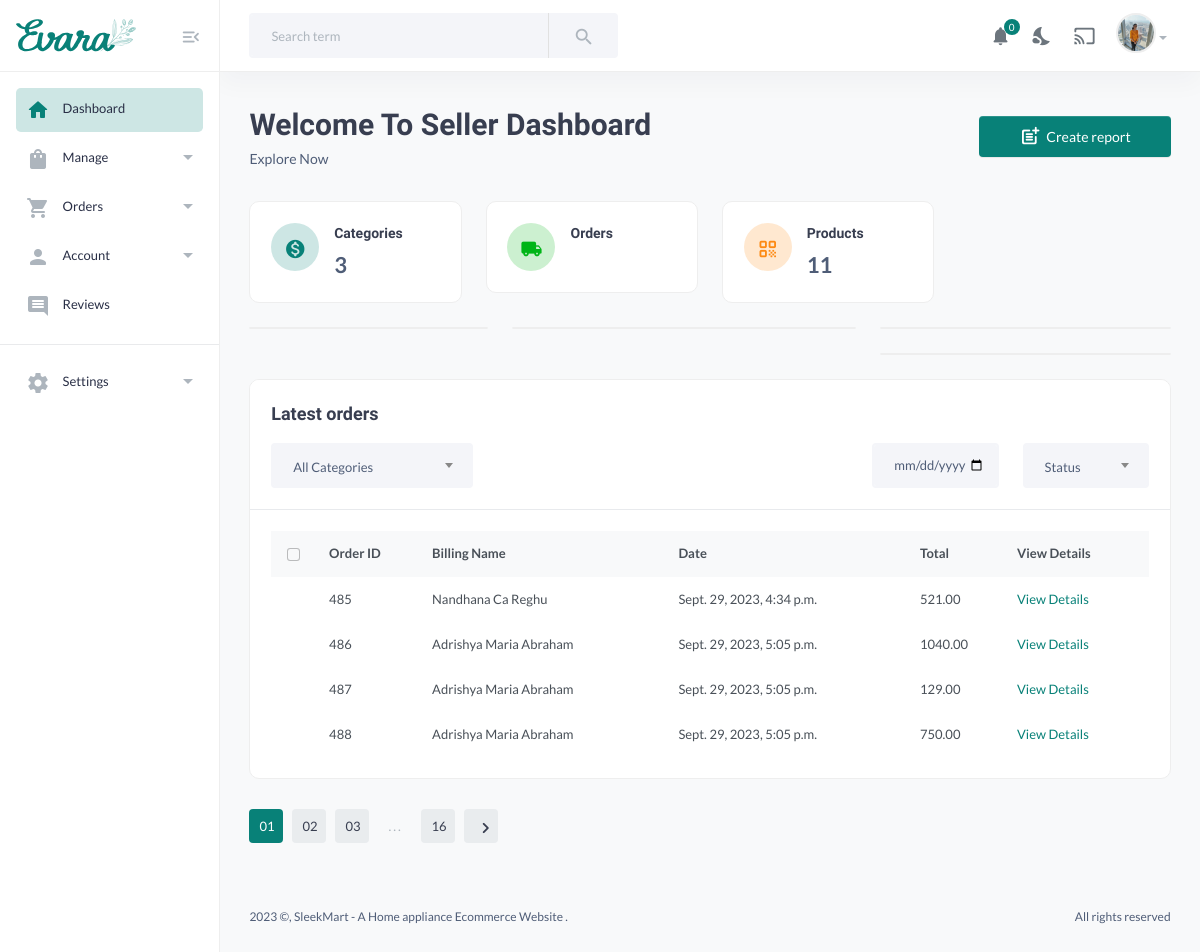
Before: /sellerindex (signed in) with the older database file.
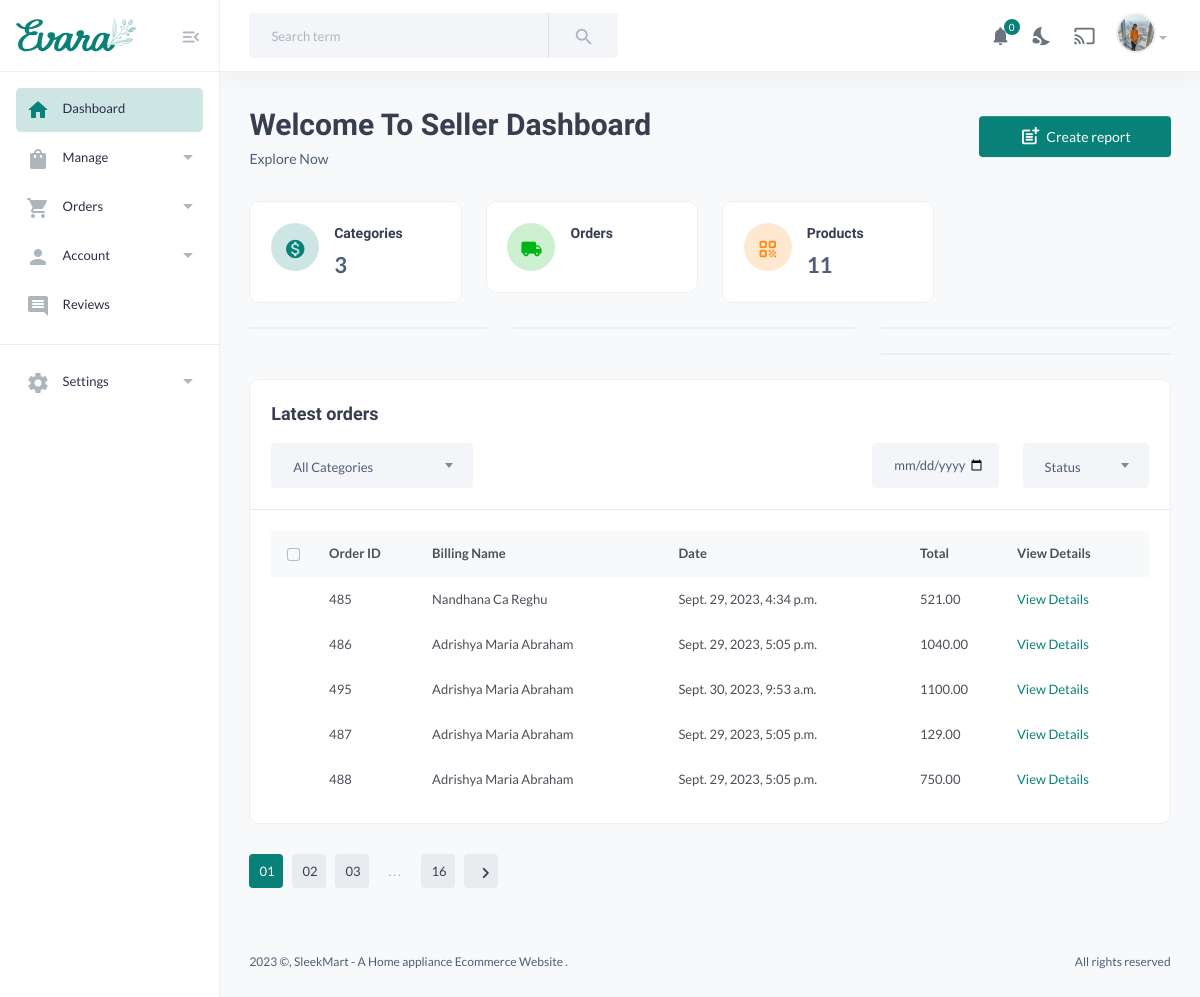
After: the same page with the newer database file.
### dashboard/models.py (models this page shows, shortened)
class OrderItem(models.Model):
    order = models.ForeignKey(Order, on_delete=models.CASCADE, default=1)
    product = models.ForeignKey(Product, on_delete=models.CASCADE, default=1)
    seller = models.ForeignKey(Seller, on_delete=models.CASCADE, default=1)  # Assuming the seller is also a User
    quantity = models.PositiveIntegerField()
    price = models.DecimalField(max_digits=10, decimal_places=2, default=1)
    total_price = models.DecimalField(max_digits=10, decimal_places=2, default=1)

class Order(models.Model):
    class PaymentStatusChoices(models.TextChoices):
        PENDING = 'pending', 'Pending'
        SUCCESSFUL = 'successful', 'Successful'
        FAILED = 'failed', 'Failed'
    user = models.ForeignKey(CustomUser, on_delete=models.CASCADE, default=1)
    products = models.ManyToManyField(Product)  # Assuming you have a Product model
    total_price = models.DecimalField(max_digits=10, decimal_places=2, default=1)
    order_date = models.DateTimeField(auto_now_add=True)
    razorpay_order_id = models.CharField(max_length=255, default=1)
    payment_status = models.CharField(max_length=20, choices=PaymentStatusChoices.choices, default=PaymentStatusChoices.PENDING)

class CustomUser(AbstractBaseUser, PermissionsMixin):
    USER_ROLES = (
        ('customer', 'Customer'),
        ('seller', 'Seller'),
        ('admin', 'Admin'),
        ('delivery_agent', 'Delivery Agent'),
    )
    email = models.EmailField(unique=True)
    name = models.CharField(max_length=100,null=True, blank=True)
    mobile = models.CharField(max_length=15, blank=True, null=True)
    profile_pic = models.ImageField(upload_to='profile_pics/', blank=True, null=True)
    address = models.TextField(blank=True, null=True)
    is_active = models.BooleanField(default=True)
    is_staff = models.BooleanField(default=False)
    date_joined = models.DateTimeField(default=timezone.now)
    role = models.CharField(max_length=15, choices=USER_ROLES, blank=True, null=True,default='customer')
    objects = CustomUserManager()
    USERNAME_FIELD = 'email'
    REQUIRED_FIELDS = ['name']

### dashboard/views.py (the view)
# urls.py: path('sellerindex',  views.sellerindex, name='sellerindex'),
@login_required
def sellerindex(request):
    categories = Category.objects.filter(status=False)
    category_count = categories.count()
    seller = Seller.objects.get(user=request.user)
    print(seller)
    product_count = Product.objects.filter(seller=seller, status=False).count()
    confirmed_orders = OrderItem.objects.filter(
        product__seller=seller,
        order__payment_status=Order.PaymentStatusChoices.SUCCESSFUL
    ).distinct
    print(confirmed_orders)
    context = {'category_count': category_count, 'product_count': product_count,'confirmed_orders': confirmed_orders}
    return render(request, 'Seller/sellerindex.html', context)

### dashboard/models.py (called while the page is built)
    def __str__(self):
        return self.business_name

### templates/Seller/sellerindex.html (shortened to what the changed rows need)
{% load static %}
<!DOCTYPE HTML>
<html lang="en">
<head>
    <link href="{% static 'assets/css/main.css' %}" rel="stylesheet" type="text/css" />
</head>
<body>
    <main class="main-wrap">
        <section class="content-main">
            <div class="content-header">
                <div>
                    <h2 class="content-title card-title">Welcome To Seller Dashboard </h2>
                </div>
            </div>
            <div class="card mb-4">
                <div class="card-body">
                    <div class="table-responsive">
                        <div class="table-responsive">
                            <table class="table align-middle table-nowrap mb-0">
                                <thead class="table-light">
                                    <tr>
                                        <th scope="col" class="text-center">
                                            <div class="form-check align-middle">
                                                <input class="form-check-input" type="checkbox" id="transactionCheck01">
                                            </div>
                                        </th>
                                        <th class="align-middle" scope="col">Order ID</th>
                                        <th class="align-middle" scope="col">Billing Name</th>
                                        <th class="align-middle" scope="col">Date</th>
                                        <th class="align-middle" scope="col">Total</th>
                                        <th class="align-middle" scope="col">View Details</th>
                                    </tr>
                                </thead>
                                {% for order in confirmed_orders %}
                                <tr>
                                    <td></td>
                                    <td class="align-middle">{{ order.id }}</td>
                                    <td class="align-middle">{{ order.order.user.name }}</td>
                                    <td class="align-middle">{{ order.order.order_date }}</td>
                                    <td class="align-middle">{{ order.total_price }}</td>
                                    <td class="align-middle">
                                        <a href="">View Details</a>
                                    </td>
                                </tr>
                            {% endfor %}
                            </table>
                        </div>
                    </div>
                </div>
            </div>
        </section>
    </main>
</body>
</html>

Changed rows visible on the page:
added OrderItem: id "495", order.user.name "Adrishya Maria Abraham", order.order_date "Sept. 30, 2023, 9:53 a.m.", total_price "1100.00"
